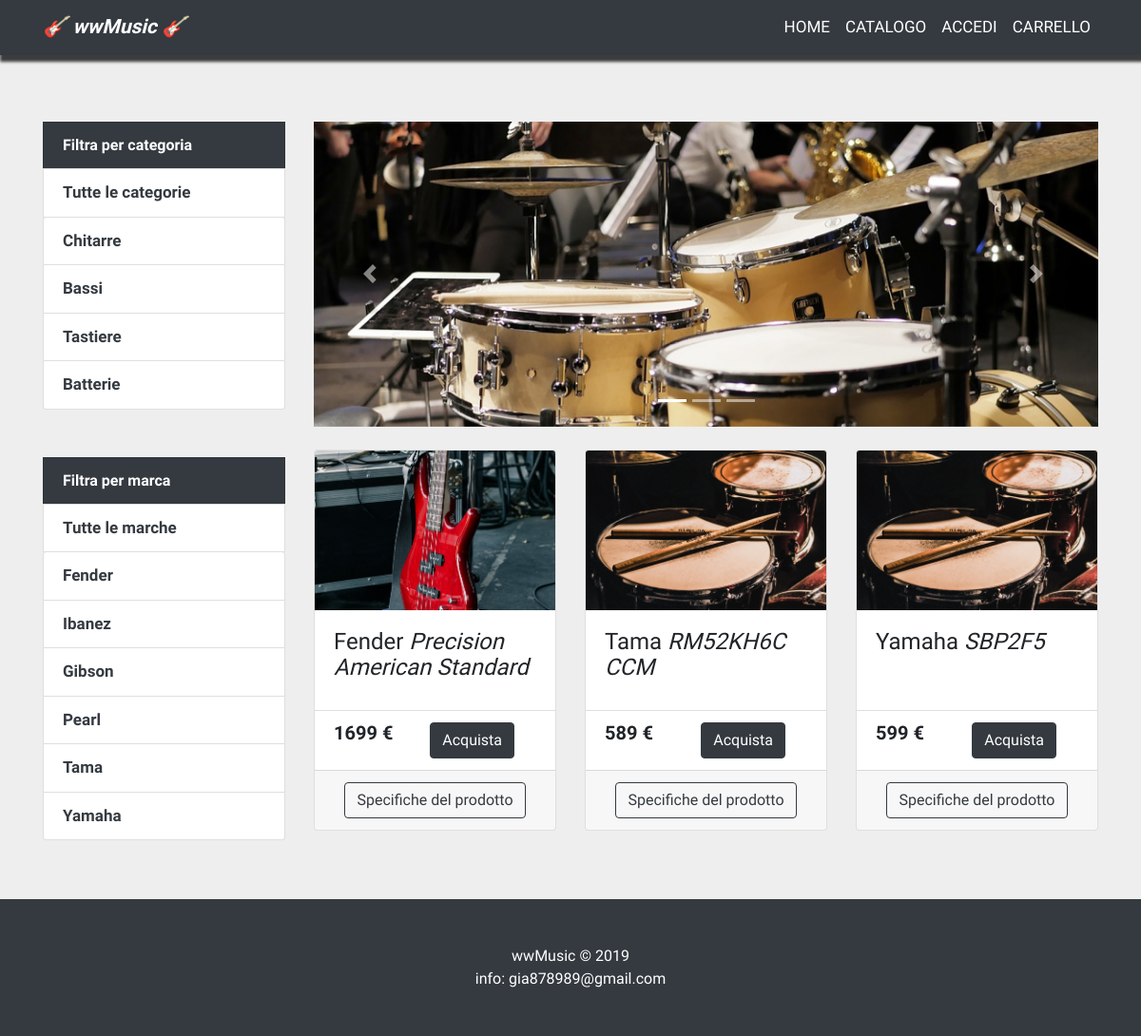
The page / on the database its author committed.
### tables this page shows
CREATE TABLE `category` (
  `id_categ` int(5) NOT NULL,
  `name_categ` varchar(50) NOT NULL
);

CREATE TABLE `brand` (
  `id_brand` int(11) NOT NULL,
  `name_brand` varchar(50) NOT NULL
);

CREATE TABLE `product` (
  `id_product` int(7) NOT NULL,
  `name_product` varchar(50) NOT NULL,
  `categ_product` int(5) NOT NULL,
  `brand_product` int(5) NOT NULL,
  `description_product` varchar(2000) DEFAULT NULL,
  `price_product` double DEFAULT NULL,
  `image_product` varchar(200) DEFAULT NULL,
  `quantity_product` int(10) NOT NULL
);

### src/functions.php (the view, shortened to what this page needs)
<?php
function listCategories() {
    global $pdo;
    if($pdo) {
        $sql = 'SELECT * FROM `category`';
        $nameCateg = $pdo -> query($sql);
        while($row = $nameCateg -> fetch()) {
            $activeButton = (isset($_GET['id']) &&
                              isset($_GET['filter']) &&
                              ($_GET['filter'] == 1) &&
                              ($row['id_categ'] == $_GET['id'])
                            ) ? 'background-color:#eeeeee' : '';
            $categoryLabel = <<<CATEGORY
            <a href="index.php?filter=1&id={$row['id_categ']}" class="list-group-item text-dark"
            style={$activeButton}><b>{$row['name_categ']}</b></a>
            CATEGORY;
            echo $categoryLabel;
        }
    }
}
function listBrands() {
  global $pdo;
  if($pdo) {
      $sql = 'SELECT * FROM `brand`';
      $nameCateg = $pdo -> query($sql);
      while($row = $nameCateg -> fetch()) {
          $activeButton = (isset($_GET['id']) &&
                            isset($_GET['filter']) &&
                            ($_GET['filter'] == 2) &&
                            ($row['id_brand'] == $_GET['id'])
                          ) ? 'background-color:#eeeeee' : '';
          $categoryLabel = <<<CATEGORY
          <a href="index.php?filter=2&id={$row['id_brand']}" class="list-group-item text-dark"
          style={$activeButton}>
          <b>{$row['name_brand']}</b></a>
          CATEGORY;
          echo $categoryLabel;
      }
  }
}
function HomeList() {
    global $pdo;
    if($pdo) {
        $sql = "SELECT * FROM `product` INNER JOIN `brand` on product.brand_product=brand.id_brand ORDER BY RAND() LIMIT 3";
        $infoProduct = $pdo -> query($sql);
        while($row = $infoProduct -> fetch()) {
          $productCard = <<<PRODUCT
            <div class="col-lg-4 col-md-6 mb-4">
              <div class="card h-100">
                <a href="product.php?filter=0&id={$row['id_product']}"><img class="card-img-top"
                src="../src/images/{$row['image_product']}" alt=""></a>
                <div class="card-body">
                  <h4 class="card-title">
                    {$row['name_brand']} <i>{$row['name_product']}</i>
                  </h4>
                </div>
                <div class="card-footer bg-white">
                  <div class="row">
                    <div class="col-lg-5">
                    <h5><b>{$row['price_product']} €</b></h5>
                    </div>
                    <div class="col-lg-7">
                    <a href="shopping.php?add={$row['id_product']}"><button type="button" class="btn btn-dark btn-small">Acquista</button></a>
                    </div>
                  </div>
                </div>
                <div class="card-footer text-center">
                <a href="product.php?filter=0&id={$row['id_product']}" class="btn btn-outline-dark btn-small">Specifiche del prodotto</a>
                </div>
              </div>
            </div>
            PRODUCT;
          echo $productCard;
        }
    }
}

### public/css/custom.css (style rules this page uses)
body { padding-top: 54px; font-family: Ubuntu, sans-serif; }
h1,h2,h3,h4,h5,h6 { font-family: Prompt, sans-serif; }
a { font-size: 17px }
@media (min-width: 992px) { body { padding-top: 56px; } }

### rows shown on the page
category: name_categ "Chitarre"
category: name_categ "Bassi"
category: name_categ "Tastiere"
category: name_categ "Batterie"
brand: name_brand "Fender"
brand: name_brand "Ibanez"
brand: name_brand "Gibson"
brand: name_brand "Pearl"
brand: name_brand "Tama"
brand: name_brand "Yamaha"
product: image_product (picture), brand_product.name_brand "Fender", name_product "Precision American Standard", price_product "1699"
product: image_product (picture), brand_product.name_brand "Tama", name_product "RM52KH6C CCM", price_product "589"
product: image_product (picture), brand_product.name_brand "Yamaha", name_product "SBP2F5", price_product "599"
